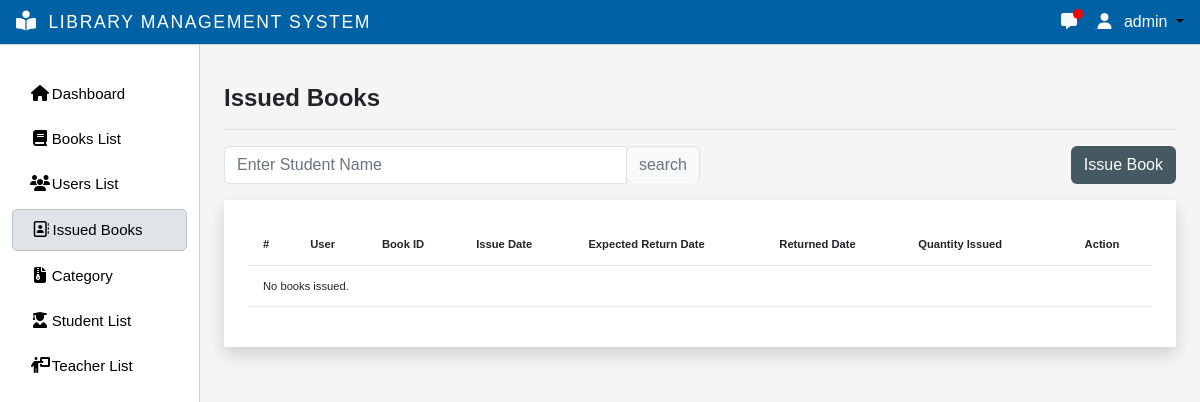
The app's page /view-issuebook/all (signed in), older data.
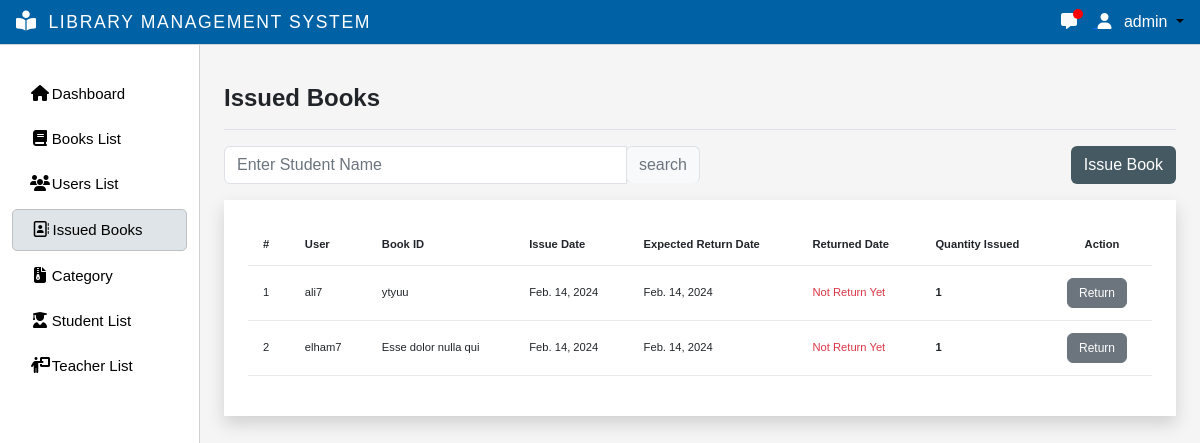
The same page, newer data.
### myapp/models.py (models this page shows)
class IssueBook(models.Model):
    user_id = models.ForeignKey(CustomUser, on_delete=models.CASCADE)
    book_id = models.ForeignKey(Books, on_delete=models.CASCADE)
    issue_date = models.DateField(auto_now_add=True)
    expected_return_date = models.DateField()
    returned_date = models.DateField(default=None, null=True, blank=True)
    quantity_issued = models.IntegerField(default=1)

class CustomUser(AbstractUser):
    email = models.EmailField(max_length=255, unique=True)
    username = models.CharField(max_length=50, unique=True)
    first_name = models.CharField(null=True, blank=True, max_length=100)
    father_name= models.CharField(null=True, blank=True, max_length=100)
    last_name = models.CharField(null=True, blank=True, max_length=100)
    phone_number = models.CharField(max_length=16)
    user_id = models.CharField(max_length=50,null=True,blank=True)
    group = models.ForeignKey(Group, on_delete=models.CASCADE, default=2)
    gender = models.CharField(max_length=1,null=True,blank=True)
    USERNAME_FIELD = 'email'
    EMAIL_FIELD = 'email'
    REQUIRED_FIELDS = []
    objects = CutomUserManager()

class Books(models.Model):
    isbn_number = models.CharField(max_length=20,null=True,blank=True)
    title = models.CharField(max_length=20)
    book_descriptions = models.TextField(max_length=1000, null=True, blank=True)
    category = models.ForeignKey(Category, on_delete=models.CASCADE)
    available_quantity = models.IntegerField(default=0)
    cover_photo = models.ImageField(
        upload_to='images/', null=True, blank=True,  default='images/default.jpg')
    issue_date = models.DateField(auto_now_add=True)
    book_file = models.FileField(upload_to="files/",null=True,blank=True)
    author = models.CharField(max_length=255, null=True)
    def __str__(self):
        return self.title
    class Meta:
        ordering = ['issue_date']

### myapp/decorators.py (the view)
        def wrapper_func(request, *args, **kwargs):
            group = None
            if request.user.group:
                group = request.user.group.name
            if group in allowed_roles:
                return view_func(request, *args, **kwargs)
            else:
                return HttpResponse('Your are not authorized to view this page!')

### myapp/views.py (called while the page is built)
@allowed_users(allowed_roles=['admin'])
@login_required(login_url='login-page')
def ViewIssueBook(request,books):
    if books == "all":
        issuebook = IssueBook.objects.all()
        context = {'issuebook': issuebook,'title':'Issued Books'}
    else:
        today = timezone.now().date()
        total_issued_books_today = IssueBook.objects.filter(issue_date=today)
        context = {'total_issued_books_today': total_issued_books_today, 'title': 'Today\'s Issued Books'}
    return render(request, 'view_issuebook.html', context)

### myapp/templates/view_issuebook.html (shortened to what this page needs)
{% extends 'main.html' %}
{% block title %}{{title}}{% endblock title %}
{% block content %}
<div class="search-customization">
	<div class="mb-3 w-50">
	  <form id="searchForm" action="" method="GET">
		<div class="input-group">
		  <input
			class="form-control  border"
			type="search"
			placeholder="Enter Student Name"
			id="example-search-input"
			name="search_book"
			value=""
		  />
		  <span class="input-group-append">
			<input
			  class="btn btn-outline-secondary bg-light border-bottom-0 border ms-n5"
			  type="submit"
			  value="search"
			/>
		  </span>
		</div>
	  </form>
	</div>
	<div class="mb-3">
		<a href="{% url 'issue-book' %}" class="btn" style="background-color: #455963; color: #fff;">Issue Book</a>
	</div>
</div>
<div class="p-4 shadow bg-white">
	<table class="table table-font-size table-hover">
		<thead>
			<tr>
				<th>#</th>
                <th>User</th>
				<th>Book ID</th>
				<th>Issue Date</th>
				<th>Expected Return Date</th>
				<th>Returned Date</th>
				<th>Quantity Issued</th>
				{% if request.get_full_path != '/view-issuebook/today' %}
					<th class="text-center">Action</th>
				{% endif %}
			</tr>
		</thead>
		<tbody>
			{% if issuebook %}
				{% for book in issuebook %}
				<tr>
					<td>{{book.id}}</td>
					<td>{{book.user_id.username}}</td>
					<td>{{book.book_id}}</td>
					<td>{{book.issue_date}}</td>
					<td>{{book.expected_return_date}}</td>
					{% if book.returned_date %}
					<td>{{book.returned_date}}</td>
					{% else %}
					<td class="text-danger">Not Return Yet</td>
					{% endif %}
					<th>{{book.quantity_issued}}</th>
					<td>
						<button type="button" class="btn btn-secondary "
						style="height: 30px; width: 60px; padding: 0; font-size: 12px;"
						data-bs-toggle="modal" data-bs-target="#exampleModal"
						{% if book.returned_date %}disabled{% endif %} data-bs-whatever="@fat"
						 value="{{ book.id }}" onclick="set_from_action(this)">Return</button>
					</td>
				</tr>
				{% endfor %}
			{% else %}
				<tr>
					<td colspan="8">No books issued.</td>
				</tr>
			{% endif %}
		</tbody>
	</table>
</div>
{% endblock content %}

Row changes from the older to the newer data that the page shows:
added IssueBook: id "1", user_id.username "ali7", book_id "ytyuu", issue_date "Feb. 14, 2024", expected_return_date "Feb. 14, 2024", shows "Not Return Yet", quantity_issued "1"
added IssueBook: id "2", user_id.username "elham7", book_id "Esse dolor nulla qui", issue_date "Feb. 14, 2024", expected_return_date "Feb. 14, 2024", shows "Not Return Yet", quantity_issued "1"
Text that changed along with them:
text no longer shown: "No books issued."
